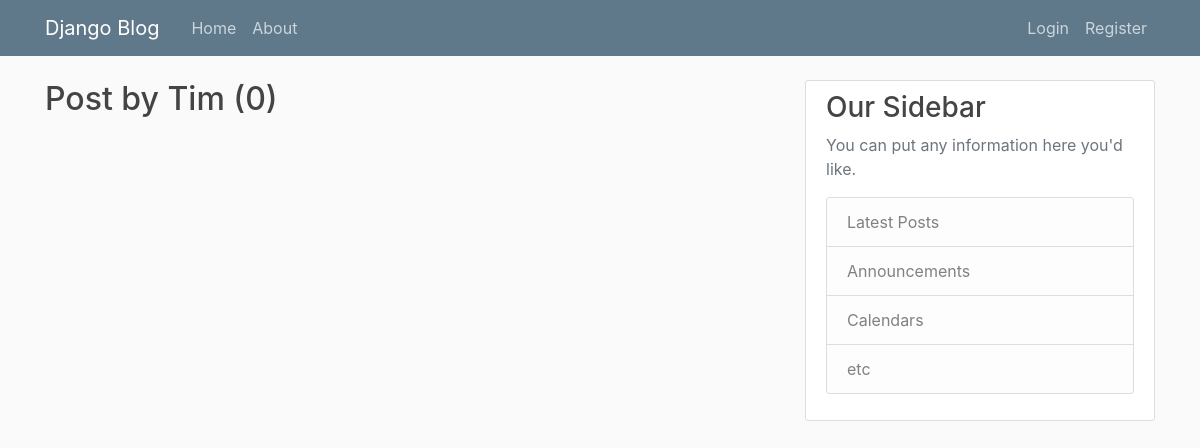
The page /user/Tim/ on the database as committed earlier.
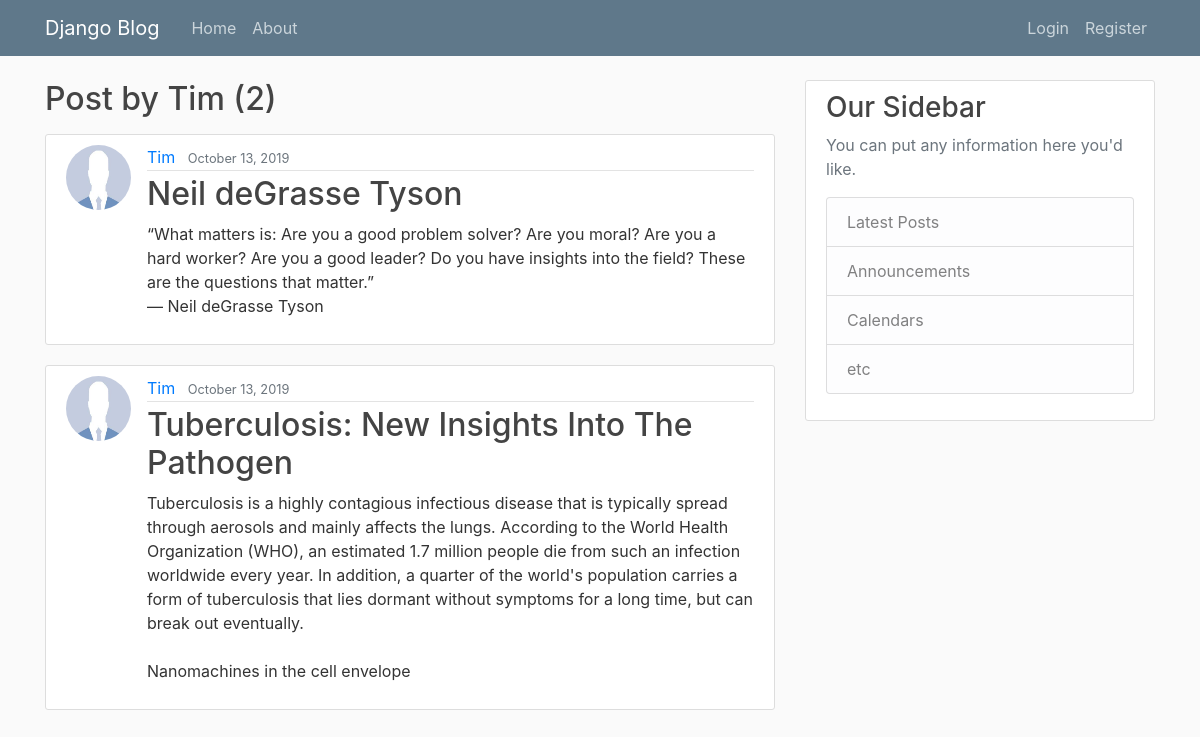
The same page on the database as committed later.
### blog/models.py (models this page shows, shortened)
class Post(models.Model):
	title=models.CharField(max_length=100)
	content=models.TextField()
	datecreated=models.DateTimeField(default=timezone.now)
	author = models.ForeignKey(User, on_delete=models.CASCADE)

### users/models.py (models this page shows, shortened)
class Profile(models.Model):
	user=models.OneToOneField(User, on_delete=models.CASCADE)
	image=models.ImageField(default='default.jpg', upload_to='profile_pics')

### blog/views.py (the view)
# urls.py: path('user/<str:username>/', UserPostListView.as_view(), name='user-posts'),
class UserPostListView(ListView):
	model=Post
	template_name='blog/user_posts.html' #app/model_List.gtml
	context_object_name='posts'
	paginate_by=5
	def get_queryset(self):
		user = get_object_or_404(User, username=self.kwargs.get('username'))
		return Post.objects.filter(author=user).order_by('-datecreated')

### blog/templates/blog/user_posts.html (shortened to what this page needs)
{% extends "blog/base.html" %}
{% block content %}
	<h2 class="mb-3">Post by {{ view.kwargs.username }} ({{ page_obj.paginator.count}})</h2>
	{% for post in posts %}
	<article class="media content-section">
	<img class='rounded-circle article-img' src="{{post.author.profile.image.url }}"> </img>
	  <div class="media-body">
	    <div class="article-metadata">
	      <a class="mr-2" href="{% url 'user-posts' post.author.username %}">{{ post.author }}</a>
	      <small class="text-muted">{{ post.datecreated|date:"F d, Y" }}</small>
	    </div>
	    <h2><a class="article-title" href="{% url 'post-detail' post.id %}">{{ post.title }}</a></h2>
	    <p class="article-content">{{ post.content }}</p>
	  </div>
	</article>
	{% endfor %}
{% endblock content %}

Rows that differ between the two databases and show on the page:
added Post: author.profile.image (placeholder picture), author "Tim", datecreated "October 13, 2019", title "Neil deGrasse Tyson", content "“What matters is: Are you a good problem solver? Are you moral? Are you a hard worker? Are you a good leader? Do you have insights into the field? These are the questions that matter.” — Neil deGrasse Tyson"
added Post: author.profile.image (placeholder picture), author "Tim", datecreated "October 13, 2019", title "Tuberculosis: New Insights Into The Pathogen", content "Tuberculosis is a highly contagious infectious disease that is typically spread through aerosols and mainly affects the lungs. According to the World Health Organization (WHO), an estimated 1.7 million people die from such an infection worldwide every year. In addition, a quarter of the world's population carries a form of tuberculosis that lies dormant without symptoms for a long time, but can break out eventually. Nanomachines in the cell envelope"
Other text that changed with them:
{{ page_obj.paginator.count }}: "0" → "2"
